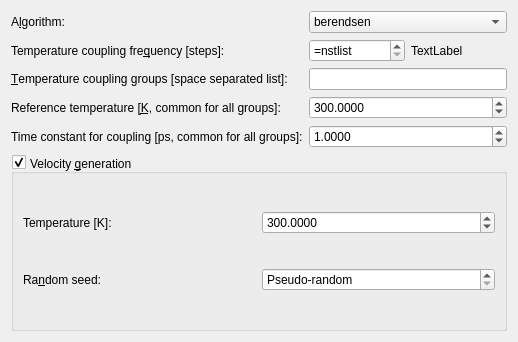
<?xml version="1.0" encoding="UTF-8"?>
<ui version="4.0">
 <class>WizardPage</class>
 <widget class="QWizardPage" name="WizardPage">
  <property name="geometry">
   <rect>
    <x>0</x>
    <y>0</y>
    <width>518</width>
    <height>342</height>
   </rect>
  </property>
  <property name="windowTitle">
   <string>WizardPage</string>
  </property>
  <property name="title">
   <string>Temperature coupling</string>
  </property>
  <property name="subTitle">
   <string>Thermostat parameters</string>
  </property>
  <layout class="QGridLayout" name="gridLayout">
   <item row="0" column="0">
    <widget class="QLabel" name="label_42">
     <property name="text">
      <string>A&amp;lgorithm:</string>
     </property>
     <property name="buddy">
      <cstring>tcouplComboBox</cstring>
     </property>
    </widget>
   </item>
   <item row="0" column="1" colspan="2">
    <widget class="QComboBox" name="tcouplComboBox">
     <item>
      <property name="text">
       <string>berendsen</string>
      </property>
     </item>
     <item>
      <property name="text">
       <string>nose-hoover</string>
      </property>
     </item>
     <item>
      <property name="text">
       <string>v-rescale</string>
      </property>
     </item>
    </widget>
   </item>
   <item row="1" column="0">
    <widget class="QLabel" name="label_43">
     <property name="text">
      <string>Temperature coupling fre&amp;quency [steps]:</string>
     </property>
     <property name="buddy">
      <cstring>nsttcoupleSpinBox</cstring>
     </property>
    </widget>
   </item>
   <item row="1" column="1">
    <widget class="QSpinBox" name="nsttcoupleSpinBox">
     <property name="specialValueText">
      <string>=nstlist</string>
     </property>
     <property name="minimum">
      <number>-1</number>
     </property>
     <property name="value">
      <number>-1</number>
     </property>
    </widget>
   </item>
   <item row="1" column="2">
    <widget class="QLabel" name="nsttcoupleTimeLabel">
     <property name="text">
      <string>TextLabel</string>
     </property>
    </widget>
   </item>
   <item row="2" column="0">
    <widget class="QLabel" name="label_45">
     <property name="text">
      <string>&amp;Temperature coupling groups [space separated list]:</string>
     </property>
     <property name="buddy">
      <cstring>tc_grpsLineEdit</cstring>
     </property>
    </widget>
   </item>
   <item row="2" column="1" colspan="2">
    <widget class="QLineEdit" name="tc_grpsLineEdit"/>
   </item>
   <item row="3" column="0">
    <widget class="QLabel" name="label_46">
     <property name="text">
      <string>Reference temperature [&amp;K, common for all groups]:</string>
     </property>
     <property name="buddy">
      <cstring>ref_tDoubleSpinBox</cstring>
     </property>
    </widget>
   </item>
   <item row="3" column="1" colspan="2">
    <widget class="QDoubleSpinBox" name="ref_tDoubleSpinBox">
     <property name="decimals">
      <number>4</number>
     </property>
     <property name="maximum">
      <double>9999999.000000000000000</double>
     </property>
     <property name="value">
      <double>300.000000000000000</double>
     </property>
    </widget>
   </item>
   <item row="4" column="0">
    <widget class="QLabel" name="label_47">
     <property name="text">
      <string>Time constant for coupling [ps, common for all groups]:</string>
     </property>
     <property name="buddy">
      <cstring>tau_tDoubleSpinBox</cstring>
     </property>
    </widget>
   </item>
   <item row="4" column="1" colspan="2">
    <widget class="QDoubleSpinBox" name="tau_tDoubleSpinBox">
     <property name="decimals">
      <number>4</number>
     </property>
     <property name="maximum">
      <double>999999999999.000000000000000</double>
     </property>
     <property name="value">
      <double>1.000000000000000</double>
     </property>
    </widget>
   </item>
   <item row="5" column="0" colspan="3">
    <widget class="QGroupBox" name="groupBox">
     <property name="title">
      <string>Velocity &amp;generation</string>
     </property>
     <property name="alignment">
      <set>Qt::AlignBottom|Qt::AlignLeading|Qt::AlignLeft</set>
     </property>
     <property name="flat">
      <bool>false</bool>
     </property>
     <property name="checkable">
      <bool>true</bool>
     </property>
     <layout class="QGridLayout" name="gridLayout_9">
      <item row="0" column="0">
       <widget class="QLabel" name="label_44">
        <property name="text">
         <string>Temperature [K]:</string>
        </property>
        <property name="buddy">
         <cstring>gen_tempDoubleSpinBox</cstring>
        </property>
       </widget>
      </item>
      <item row="0" column="1">
       <widget class="QDoubleSpinBox" name="gen_tempDoubleSpinBox">
        <property name="decimals">
         <number>4</number>
        </property>
        <property name="maximum">
         <double>99999999999.000000000000000</double>
        </property>
        <property name="value">
         <double>300.000000000000000</double>
        </property>
       </widget>
      </item>
      <item row="1" column="0">
       <widget class="QLabel" name="label_48">
        <property name="text">
         <string>Ra&amp;ndom seed:</string>
        </property>
        <property name="buddy">
         <cstring>gen_seedSpinBox</cstring>
        </property>
       </widget>
      </item>
      <item row="1" column="1">
       <widget class="QSpinBox" name="gen_seedSpinBox">
        <property name="specialValueText">
         <string>Pseudo-random</string>
        </property>
        <property name="minimum">
         <number>-1</number>
        </property>
        <property name="maximum">
         <number>999999999</number>
        </property>
        <property name="value">
         <number>-1</number>
        </property>
       </widget>
      </item>
     </layout>
    </widget>
   </item>
  </layout>
 </widget>
 <resources/>
 <connections/>
</ui>
